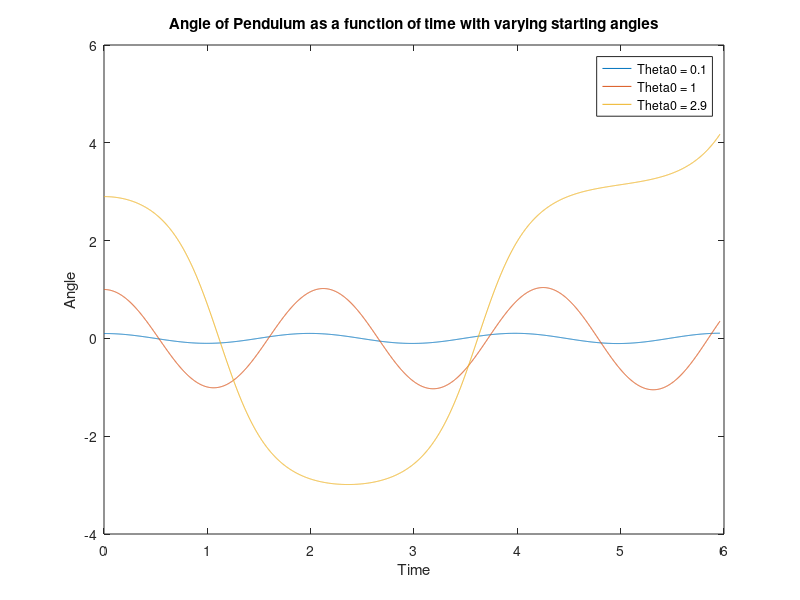

MATLAB code to generate this figure:
m = 1;
g = 10;
l = 1;

omega0 = 0; 

I = m*l^2;
omega = sqrt(m*g*l/I);

T = 2*pi/omega;

dt = T/1000;
Tf = 3*T;

t = 0:dt:Tf;
thetas = [0.1,1,2.9];


figure('Name','PendulumTime','NumberTitle','off');

for i = 1:length(thetas)
    motion = zeros(length(t),2);
    motion(1,1) = thetas(i);
    motion(1,2) = omega0;
    for j = 1:length(t)-1
        om = motion(j,2);
        th = motion(j,1);
        motion(j+1,1) = th+om*dt;
        motion(j+1,2) = om+(-sin(th)*m*g*l/I)*dt;
    end
    plot(t,motion(:,1));
    hold on;
end
legend('Theta0 = 0.1','Theta0 = 1','Theta0 = 2.9');
xlabel('Time');
ylabel('Angle');
title('Angle of Pendulum as a function of time with varying starting angles');

